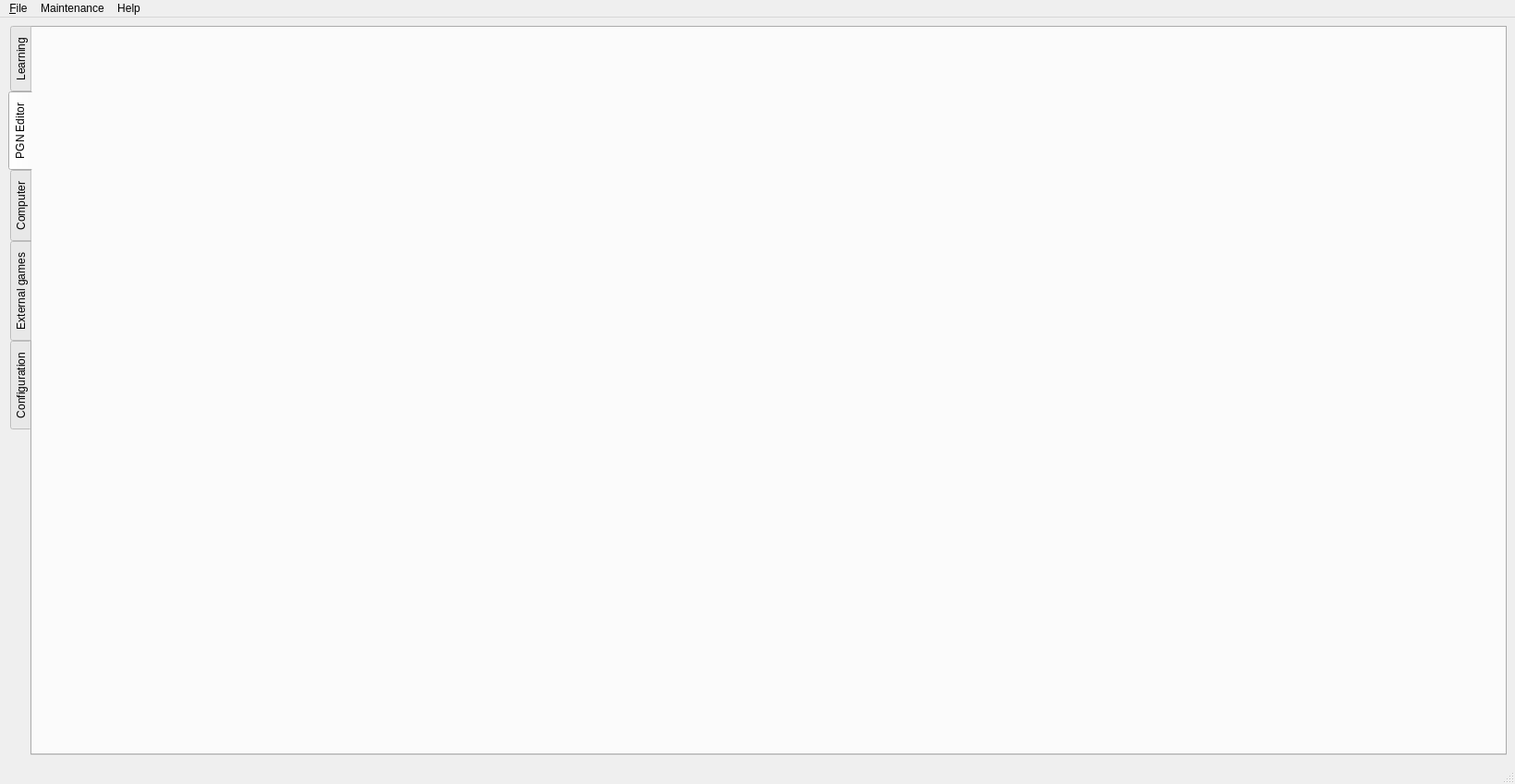
<?xml version="1.0" encoding="UTF-8"?>
<ui version="4.0">
 <class>MainWindow</class>
 <widget class="QMainWindow" name="MainWindow">
  <property name="geometry">
   <rect>
    <x>0</x>
    <y>0</y>
    <width>1640</width>
    <height>849</height>
   </rect>
  </property>
  <property name="windowTitle">
   <string>myChessBase</string>
  </property>
  <property name="autoFillBackground">
   <bool>true</bool>
  </property>
  <widget class="QWidget" name="centralwidget">
   <layout class="QHBoxLayout" name="horizontalLayout_4">
    <item>
     <widget class="QTabWidget" name="tabWidget">
      <property name="tabPosition">
       <enum>QTabWidget::West</enum>
      </property>
      <property name="currentIndex">
       <number>1</number>
      </property>
      <widget class="QWidget" name="tabLearningMode">
       <attribute name="title">
        <string>Learning</string>
       </attribute>
       <layout class="QVBoxLayout" name="verticalLayout_4">
        <item>
         <layout class="QHBoxLayout" name="horizontalLayout_3">
          <item>
           <layout class="QVBoxLayout" name="verticalLayout_3">
            <item>
             <layout class="QHBoxLayout" name="horizontalLayout_2">
              <item>
               <layout class="QVBoxLayout" name="verticalLayout_2">
                <item>
                 <widget class="ChessBoard" name="chessBoard" native="true">
                  <property name="minimumSize">
                   <size>
                    <width>400</width>
                    <height>46</height>
                   </size>
                  </property>
                 </widget>
                </item>
               </layout>
              </item>
             </layout>
            </item>
            <item>
             <widget class="QStackedWidget" name="stackedWidgetButtonVsInfo">
              <property name="maximumSize">
               <size>
                <width>16777215</width>
                <height>60</height>
               </size>
              </property>
              <property name="currentIndex">
               <number>0</number>
              </property>
              <widget class="QWidget" name="pageButtons">
               <layout class="QVBoxLayout" name="verticalLayout_5">
                <item>
                 <layout class="QHBoxLayout" name="horizontalLayout">
                  <item>
                   <spacer name="horizontalSpacer">
                    <property name="orientation">
                     <enum>Qt::Horizontal</enum>
                    </property>
                    <property name="sizeHint" stdset="0">
                     <size>
                      <width>40</width>
                      <height>20</height>
                     </size>
                    </property>
                   </spacer>
                  </item>
                  <item>
                   <widget class="QPushButton" name="pushButtonStart">
                    <property name="text">
                     <string>&lt;&lt;</string>
                    </property>
                   </widget>
                  </item>
                  <item>
                   <widget class="QPushButton" name="pushButtonBack">
                    <property name="text">
                     <string>&lt;</string>
                    </property>
                   </widget>
                  </item>
                  <item>
                   <widget class="QPushButton" name="pushButtonNext">
                    <property name="text">
                     <string>&gt;</string>
                    </property>
                   </widget>
                  </item>
                  <item>
                   <widget class="QPushButton" name="pushButtonEnd">
                    <property name="text">
                     <string>&gt;&gt;</string>
                    </property>
                   </widget>
                  </item>
                  <item>
                   <spacer name="horizontalSpacer_2">
                    <property name="orientation">
                     <enum>Qt::Horizontal</enum>
                    </property>
                    <property name="sizeHint" stdset="0">
                     <size>
                      <width>40</width>
                      <height>20</height>
                     </size>
                    </property>
                   </spacer>
                  </item>
                 </layout>
                </item>
               </layout>
              </widget>
              <widget class="FormTitle" name="pageInfo"/>
             </widget>
            </item>
           </layout>
          </item>
          <item>
           <layout class="QVBoxLayout" name="verticalLayout">
            <item>
             <widget class="QLabel" name="label">
              <property name="text">
               <string>TextLabel</string>
              </property>
             </widget>
            </item>
            <item>
             <widget class="ChessStackedWidget" name="stackedWidget">
              <property name="currentIndex">
               <number>1</number>
              </property>
              <widget class="QWidget" name="Blank"/>
              <widget class="FormCreatePGN" name="CreationPGN"/>
              <widget class="FormUniversMyPreferences" name="PreferenceUnivers"/>
             </widget>
            </item>
           </layout>
          </item>
         </layout>
        </item>
       </layout>
      </widget>
      <widget class="QWidget" name="tabPGNEditor">
       <attribute name="title">
        <string>PGN Editor</string>
       </attribute>
       <layout class="QVBoxLayout" name="verticalLayout_6">
        <item>
         <widget class="FormPGNEditor" name="pgnEditor" native="true"/>
        </item>
       </layout>
      </widget>
      <widget class="QWidget" name="tabComputer">
       <attribute name="title">
        <string>Computer</string>
       </attribute>
      </widget>
      <widget class="QWidget" name="tabExternalGames">
       <attribute name="title">
        <string>External games</string>
       </attribute>
      </widget>
      <widget class="QWidget" name="Configuration">
       <attribute name="title">
        <string>Configuration</string>
       </attribute>
       <layout class="QVBoxLayout" name="verticalLayout_13">
        <item>
         <widget class="FormConfig" name="widget" native="true"/>
        </item>
       </layout>
      </widget>
     </widget>
    </item>
   </layout>
  </widget>
  <widget class="QMenuBar" name="menubar">
   <property name="geometry">
    <rect>
     <x>0</x>
     <y>0</y>
     <width>1640</width>
     <height>22</height>
    </rect>
   </property>
   <widget class="QMenu" name="menuFile">
    <property name="title">
     <string>&amp;File</string>
    </property>
    <addaction name="actionPGN_working"/>
    <addaction name="actionDataBase_Working"/>
    <addaction name="actionLoad_Pgn_file"/>
    <addaction name="actionCreate_a_Pgn_file"/>
    <addaction name="actionE_xit"/>
   </widget>
   <widget class="QMenu" name="menuHelp">
    <property name="title">
     <string>Help</string>
    </property>
    <addaction name="actionInformations"/>
    <addaction name="actionShorcuts"/>
    <addaction name="actionAbout"/>
   </widget>
   <widget class="QMenu" name="menuMaintenance">
    <property name="title">
     <string>Maintenance</string>
    </property>
    <addaction name="actionRemove_Database"/>
    <addaction name="actionSupprimer_le_fichier_DataBase"/>
   </widget>
   <addaction name="menuFile"/>
   <addaction name="menuMaintenance"/>
   <addaction name="menuHelp"/>
  </widget>
  <widget class="QStatusBar" name="statusbar"/>
  <action name="actionLoad_Pgn_file">
   <property name="text">
    <string>Load &amp;Pgn file</string>
   </property>
  </action>
  <action name="actionE_xit">
   <property name="text">
    <string>E&amp;xit</string>
   </property>
  </action>
  <action name="actionInformations">
   <property name="text">
    <string>Informations</string>
   </property>
  </action>
  <action name="actionAbout">
   <property name="text">
    <string>About</string>
   </property>
  </action>
  <action name="actionRemove_Database">
   <property name="text">
    <string>Purger la base actuelle</string>
   </property>
  </action>
  <action name="actionShiftView">
   <property name="text">
    <string>ShiftView</string>
   </property>
  </action>
  <action name="actionConfiguration">
   <property name="text">
    <string>&amp;Configuration</string>
   </property>
  </action>
  <action name="actionFlip">
   <property name="text">
    <string>Flip &amp;Board</string>
   </property>
   <property name="shortcut">
    <string>F2</string>
   </property>
  </action>
  <action name="actionShow_Fen">
   <property name="checkable">
    <bool>true</bool>
   </property>
   <property name="text">
    <string>Show Fen</string>
   </property>
  </action>
  <action name="actionReadEcoPGN">
   <property name="text">
    <string>Read ECO PGN</string>
   </property>
  </action>
  <action name="actionSupprimer_le_fichier_DataBase">
   <property name="text">
    <string>Supprimer la base actuelle</string>
   </property>
  </action>
  <action name="actionShow_cases_number">
   <property name="checkable">
    <bool>true</bool>
   </property>
   <property name="checked">
    <bool>false</bool>
   </property>
   <property name="text">
    <string>Show &amp;cases number</string>
   </property>
   <property name="shortcut">
    <string>F3</string>
   </property>
  </action>
  <action name="actionShorcuts">
   <property name="text">
    <string>Shorcuts</string>
   </property>
  </action>
  <action name="actionCreate_a_Pgn_file">
   <property name="text">
    <string>Create a Pgn file</string>
   </property>
   <property name="shortcut">
    <string>F4</string>
   </property>
  </action>
  <action name="actionPGN_working">
   <property name="text">
    <string>PGN working</string>
   </property>
  </action>
  <action name="actionDataBase_Working">
   <property name="text">
    <string>DataBase Working</string>
   </property>
  </action>
  <action name="actionMy_Preferences">
   <property name="text">
    <string>Preferences working</string>
   </property>
  </action>
 </widget>
 <customwidgets>
  <customwidget>
   <class>ChessBoard</class>
   <extends>QWidget</extends>
   <header>chessboard.h</header>
   <container>1</container>
  </customwidget>
  <customwidget>
   <class>ChessStackedWidget</class>
   <extends>QStackedWidget</extends>
   <header>chessstackedwidget.h</header>
   <container>1</container>
  </customwidget>
  <customwidget>
   <class>FormCreatePGN</class>
   <extends>QWidget</extends>
   <header>universpgn.h</header>
   <container>1</container>
  </customwidget>
  <customwidget>
   <class>FormUniversMyPreferences</class>
   <extends>QWidget</extends>
   <header>formuniversmypreferences.h</header>
   <container>1</container>
  </customwidget>
  <customwidget>
   <class>FormTitle</class>
   <extends>QWidget</extends>
   <header>formtitle.h</header>
   <container>1</container>
  </customwidget>
  <customwidget>
   <class>FormConfig</class>
   <extends>QWidget</extends>
   <header>formconfig.h</header>
   <container>1</container>
  </customwidget>
  <customwidget>
   <class>FormPGNEditor</class>
   <extends>QWidget</extends>
   <header>formpgneditor.h</header>
   <container>1</container>
  </customwidget>
 </customwidgets>
 <resources/>
 <connections/>
</ui>
